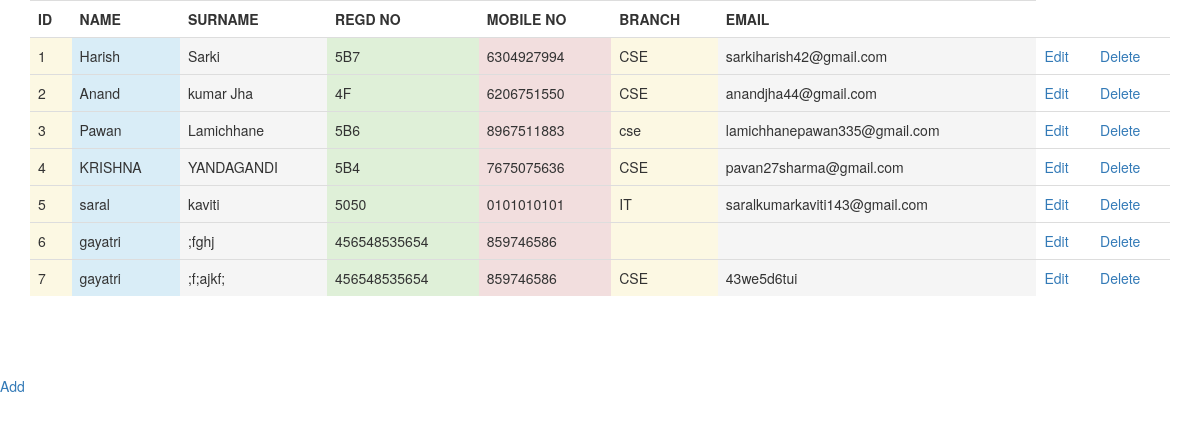
The page /show_data on the database its author committed.
### project_database.py (models this page shows)
class Register(Base):
	__tablename__='register'
	id=Column(Integer,primary_key=True)
	name=Column(String(250),nullable=False)
	surname=Column(String(100),nullable=False)
	regd_no=Column(String(50),nullable=False)
	mobile=Column(String(20),nullable=False)
	branch=Column(String(100),nullable=False)
	email=Column(String(250),nullable=False)

### main.py (the view)
@app.route("/show_data")
def showData():
	register=session.query(Register).all()
	return render_template('show.html', register=register)

### templates/show.html (shortened to what this page needs)
<!DOCTYPE html>
<html>
<head>
  <link rel="stylesheet" href="https://maxcdn.bootstrapcdn.com/bootstrap/3.4.0/css/bootstrap.min.css">
</head>
<body>
	<div class='container'>
	<table class='table'>
		<tr>
			<th>ID</th>
			<th>NAME</th>
			<th>SURNAME</th>
			<th>REGD NO</th>
			<th>MOBILE NO</th>
			<th>BRANCH</th>
			<th>EMAIL</th>
		</tr>
		{% for r in register %}
		<tr>
			<td class='warning'>{{r.id}}</td>
			<td class="info">{{r.name}}</td>
			<td class="active">{{r.surname}}</td>
			<td class="success">{{r.regd_no}}</td>
			<td class="danger">{{r.mobile}}</td>
			<td class="warning">{{r.branch}}</td>
			<td class="active">{{r.email}}</td>
			<td><a href="{{url_for('editData',register_id=r.id)}}">Edit</a></td>
			<td><a href="{{url_for('deleteData',register_id=r.id)}}">Delete</a></td>
		</tr>
		{% endfor %}
	</table>
</div>
	<br><br><br>
	<a href="{{url_for('addData')}}">Add</a>
</body>
</html>

### rows shown on the page
Register: id "1", name "Harish", surname "Sarki", regd_no "5B7", mobile "6304927994", branch "CSE", email "sarkiharish42@gmail.com"
Register: id "2", name "Anand", surname "kumar Jha", regd_no "4F", mobile "6206751550", branch "CSE", email "anandjha44@gmail.com"
Register: id "3", name "Pawan", surname "Lamichhane", regd_no "5B6", mobile "8967511883", branch "cse", email "lamichhanepawan335@gmail.com"
Register: id "4", name "KRISHNA", surname "YANDAGANDI", regd_no "5B4", mobile "7675075636", branch "CSE", email "pavan27sharma@gmail.com"
Register: id "5", name "saral", surname "kaviti", regd_no "5050", mobile "0101010101", branch "IT", email "saralkumarkaviti143@gmail.com"
Register: id "6", name "gayatri", surname ";fghj", regd_no "456548535654", mobile "859746586"
Register: id "7", name "gayatri", surname ";f;ajkf;", regd_no "456548535654", mobile "859746586", branch "CSE", email "43we5d6tui"
